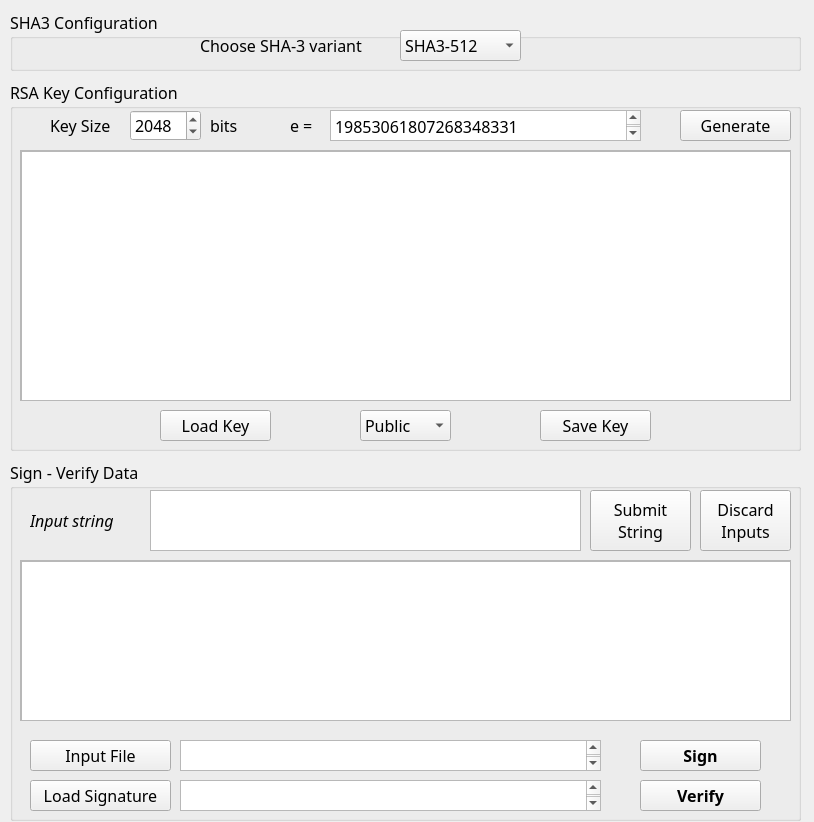
<?xml version="1.0" encoding="UTF-8"?>
<ui version="4.0">
 <class>MainWindow</class>
 <widget class="QMainWindow" name="MainWindow">
  <property name="geometry">
   <rect>
    <x>0</x>
    <y>0</y>
    <width>814</width>
    <height>822</height>
   </rect>
  </property>
  <property name="windowTitle">
   <string>MainWindow</string>
  </property>
  <widget class="QWidget" name="centralwidget">
   <widget class="QGroupBox" name="rsa_key_group">
    <property name="geometry">
     <rect>
      <x>10</x>
      <y>80</y>
      <width>791</width>
      <height>371</height>
     </rect>
    </property>
    <property name="font">
     <font>
      <family>mononoki Nerd Font</family>
      <pointsize>12</pointsize>
     </font>
    </property>
    <property name="title">
     <string>RSA Key Configuration</string>
    </property>
    <widget class="QPushButton" name="load_key_btn">
     <property name="geometry">
      <rect>
       <x>150</x>
       <y>330</y>
       <width>111</width>
       <height>31</height>
      </rect>
     </property>
     <property name="text">
      <string>Load Key</string>
     </property>
    </widget>
    <widget class="QSpinBox" name="key_size">
     <property name="geometry">
      <rect>
       <x>120</x>
       <y>30</y>
       <width>71</width>
       <height>31</height>
      </rect>
     </property>
     <property name="maximum">
      <number>4096</number>
     </property>
     <property name="value">
      <number>2048</number>
     </property>
    </widget>
    <widget class="QLabel" name="key_size_lbl">
     <property name="geometry">
      <rect>
       <x>40</x>
       <y>30</y>
       <width>81</width>
       <height>31</height>
      </rect>
     </property>
     <property name="font">
      <font>
       <family>mononoki Nerd Font</family>
       <pointsize>12</pointsize>
      </font>
     </property>
     <property name="text">
      <string>Key Size</string>
     </property>
    </widget>
    <widget class="QLabel" name="key_size_lbl_2">
     <property name="geometry">
      <rect>
       <x>200</x>
       <y>30</y>
       <width>81</width>
       <height>31</height>
      </rect>
     </property>
     <property name="font">
      <font>
       <family>mononoki Nerd Font</family>
       <pointsize>12</pointsize>
      </font>
     </property>
     <property name="text">
      <string>bits</string>
     </property>
    </widget>
    <widget class="QScrollArea" name="scrollArea">
     <property name="geometry">
      <rect>
       <x>10</x>
       <y>70</y>
       <width>771</width>
       <height>251</height>
      </rect>
     </property>
     <property name="widgetResizable">
      <bool>true</bool>
     </property>
     <widget class="QWidget" name="scrollAreaWidgetContents">
      <property name="geometry">
       <rect>
        <x>0</x>
        <y>0</y>
        <width>769</width>
        <height>249</height>
       </rect>
      </property>
      <widget class="QTextEdit" name="key_info">
       <property name="enabled">
        <bool>true</bool>
       </property>
       <property name="geometry">
        <rect>
         <x>0</x>
         <y>0</y>
         <width>771</width>
         <height>251</height>
        </rect>
       </property>
       <property name="readOnly">
        <bool>true</bool>
       </property>
      </widget>
     </widget>
    </widget>
    <widget class="QPushButton" name="save_key_btn">
     <property name="geometry">
      <rect>
       <x>530</x>
       <y>330</y>
       <width>111</width>
       <height>31</height>
      </rect>
     </property>
     <property name="text">
      <string>Save Key</string>
     </property>
    </widget>
    <widget class="QComboBox" name="key_type_combo">
     <property name="geometry">
      <rect>
       <x>350</x>
       <y>330</y>
       <width>91</width>
       <height>31</height>
      </rect>
     </property>
     <item>
      <property name="text">
       <string>Public</string>
      </property>
     </item>
     <item>
      <property name="text">
       <string>Private</string>
      </property>
     </item>
    </widget>
    <widget class="QLabel" name="key_size_lbl_4">
     <property name="geometry">
      <rect>
       <x>280</x>
       <y>30</y>
       <width>41</width>
       <height>31</height>
      </rect>
     </property>
     <property name="font">
      <font>
       <family>mononoki Nerd Font</family>
       <pointsize>12</pointsize>
      </font>
     </property>
     <property name="text">
      <string>e =</string>
     </property>
    </widget>
    <widget class="QTextEdit" name="e_value">
     <property name="geometry">
      <rect>
       <x>320</x>
       <y>30</y>
       <width>311</width>
       <height>31</height>
      </rect>
     </property>
     <property name="html">
      <string>&lt;!DOCTYPE HTML PUBLIC &quot;-//W3C//DTD HTML 4.0//EN&quot; &quot;http://www.w3.org/TR/REC-html40/strict.dtd&quot;&gt;
&lt;html&gt;&lt;head&gt;&lt;meta name=&quot;qrichtext&quot; content=&quot;1&quot; /&gt;&lt;style type=&quot;text/css&quot;&gt;
p, li { white-space: pre-wrap; }
&lt;/style&gt;&lt;/head&gt;&lt;body style=&quot; font-family:'mononoki Nerd Font'; font-size:12pt; font-weight:400; font-style:normal;&quot;&gt;
&lt;p style=&quot; margin-top:0px; margin-bottom:0px; margin-left:0px; margin-right:0px; -qt-block-indent:0; text-indent:0px;&quot;&gt;19853061807268348331&lt;/p&gt;&lt;/body&gt;&lt;/html&gt;</string>
     </property>
    </widget>
    <widget class="QPushButton" name="generate_key">
     <property name="geometry">
      <rect>
       <x>670</x>
       <y>30</y>
       <width>111</width>
       <height>31</height>
      </rect>
     </property>
     <property name="text">
      <string>Generate</string>
     </property>
    </widget>
   </widget>
   <widget class="QGroupBox" name="sha_group">
    <property name="geometry">
     <rect>
      <x>10</x>
      <y>10</y>
      <width>791</width>
      <height>61</height>
     </rect>
    </property>
    <property name="font">
     <font>
      <family>mononoki Nerd Font</family>
      <pointsize>12</pointsize>
     </font>
    </property>
    <property name="title">
     <string>SHA3 Configuration</string>
    </property>
    <widget class="QComboBox" name="sha_ver_combo">
     <property name="geometry">
      <rect>
       <x>390</x>
       <y>20</y>
       <width>121</width>
       <height>31</height>
      </rect>
     </property>
     <item>
      <property name="text">
       <string>SHA3-512</string>
      </property>
     </item>
     <item>
      <property name="text">
       <string>SHA3-384</string>
      </property>
     </item>
     <item>
      <property name="text">
       <string>SHA3-256</string>
      </property>
     </item>
     <item>
      <property name="text">
       <string>SHA3-224</string>
      </property>
     </item>
    </widget>
    <widget class="QLabel" name="sha_lbl">
     <property name="geometry">
      <rect>
       <x>190</x>
       <y>20</y>
       <width>191</width>
       <height>31</height>
      </rect>
     </property>
     <property name="font">
      <font>
       <family>mononoki Nerd Font</family>
       <pointsize>12</pointsize>
      </font>
     </property>
     <property name="text">
      <string>Choose SHA-3 variant</string>
     </property>
    </widget>
   </widget>
   <widget class="QGroupBox" name="ds_group">
    <property name="geometry">
     <rect>
      <x>10</x>
      <y>460</y>
      <width>791</width>
      <height>361</height>
     </rect>
    </property>
    <property name="font">
     <font>
      <family>mononoki Nerd Font</family>
      <pointsize>12</pointsize>
     </font>
    </property>
    <property name="title">
     <string>Sign - Verify Data</string>
    </property>
    <widget class="QPushButton" name="discard_input_btn">
     <property name="enabled">
      <bool>true</bool>
     </property>
     <property name="geometry">
      <rect>
       <x>690</x>
       <y>30</y>
       <width>91</width>
       <height>61</height>
      </rect>
     </property>
     <property name="text">
      <string>Discard
Inputs</string>
     </property>
    </widget>
    <widget class="QLabel" name="input_string_lbl">
     <property name="geometry">
      <rect>
       <x>20</x>
       <y>30</y>
       <width>111</width>
       <height>61</height>
      </rect>
     </property>
     <property name="font">
      <font>
       <family>mononoki Nerd Font</family>
       <pointsize>12</pointsize>
       <italic>true</italic>
       <underline>false</underline>
      </font>
     </property>
     <property name="text">
      <string>Input string</string>
     </property>
    </widget>
    <widget class="QTextEdit" name="input_string">
     <property name="geometry">
      <rect>
       <x>140</x>
       <y>30</y>
       <width>431</width>
       <height>61</height>
      </rect>
     </property>
    </widget>
    <widget class="QScrollArea" name="scrollArea_2">
     <property name="geometry">
      <rect>
       <x>10</x>
       <y>100</y>
       <width>771</width>
       <height>161</height>
      </rect>
     </property>
     <property name="widgetResizable">
      <bool>true</bool>
     </property>
     <widget class="QWidget" name="scrollAreaWidgetContents_2">
      <property name="geometry">
       <rect>
        <x>0</x>
        <y>0</y>
        <width>769</width>
        <height>159</height>
       </rect>
      </property>
      <widget class="QTextEdit" name="dsa_info">
       <property name="geometry">
        <rect>
         <x>0</x>
         <y>0</y>
         <width>771</width>
         <height>161</height>
        </rect>
       </property>
       <property name="readOnly">
        <bool>true</bool>
       </property>
      </widget>
     </widget>
    </widget>
    <widget class="QPushButton" name="input_file_btn">
     <property name="geometry">
      <rect>
       <x>20</x>
       <y>280</y>
       <width>141</width>
       <height>31</height>
      </rect>
     </property>
     <property name="text">
      <string>Input File</string>
     </property>
    </widget>
    <widget class="QPushButton" name="load_signature_btn">
     <property name="geometry">
      <rect>
       <x>20</x>
       <y>320</y>
       <width>141</width>
       <height>31</height>
      </rect>
     </property>
     <property name="text">
      <string>Load Signature</string>
     </property>
    </widget>
    <widget class="QPushButton" name="sign_btn">
     <property name="enabled">
      <bool>true</bool>
     </property>
     <property name="geometry">
      <rect>
       <x>630</x>
       <y>280</y>
       <width>121</width>
       <height>31</height>
      </rect>
     </property>
     <property name="font">
      <font>
       <family>mononoki Nerd Font</family>
       <pointsize>12</pointsize>
       <weight>75</weight>
       <bold>true</bold>
      </font>
     </property>
     <property name="text">
      <string>Sign</string>
     </property>
    </widget>
    <widget class="QPushButton" name="verify_btn">
     <property name="enabled">
      <bool>true</bool>
     </property>
     <property name="geometry">
      <rect>
       <x>630</x>
       <y>320</y>
       <width>121</width>
       <height>31</height>
      </rect>
     </property>
     <property name="font">
      <font>
       <family>mononoki Nerd Font</family>
       <pointsize>12</pointsize>
       <weight>75</weight>
       <bold>true</bold>
      </font>
     </property>
     <property name="text">
      <string>Verify</string>
     </property>
    </widget>
    <widget class="QTextEdit" name="file_info">
     <property name="geometry">
      <rect>
       <x>170</x>
       <y>280</y>
       <width>421</width>
       <height>31</height>
      </rect>
     </property>
    </widget>
    <widget class="QTextEdit" name="signature_info">
     <property name="geometry">
      <rect>
       <x>170</x>
       <y>320</y>
       <width>421</width>
       <height>31</height>
      </rect>
     </property>
    </widget>
    <widget class="QPushButton" name="submit_string_btn">
     <property name="enabled">
      <bool>true</bool>
     </property>
     <property name="geometry">
      <rect>
       <x>580</x>
       <y>30</y>
       <width>101</width>
       <height>61</height>
      </rect>
     </property>
     <property name="text">
      <string>Submit
String</string>
     </property>
    </widget>
    <zorder>signature_info</zorder>
    <zorder>file_info</zorder>
    <zorder>scrollArea_2</zorder>
    <zorder>discard_input_btn</zorder>
    <zorder>input_string_lbl</zorder>
    <zorder>input_string</zorder>
    <zorder>input_file_btn</zorder>
    <zorder>load_signature_btn</zorder>
    <zorder>sign_btn</zorder>
    <zorder>verify_btn</zorder>
    <zorder>submit_string_btn</zorder>
   </widget>
  </widget>
 </widget>
 <resources/>
 <connections/>
</ui>
